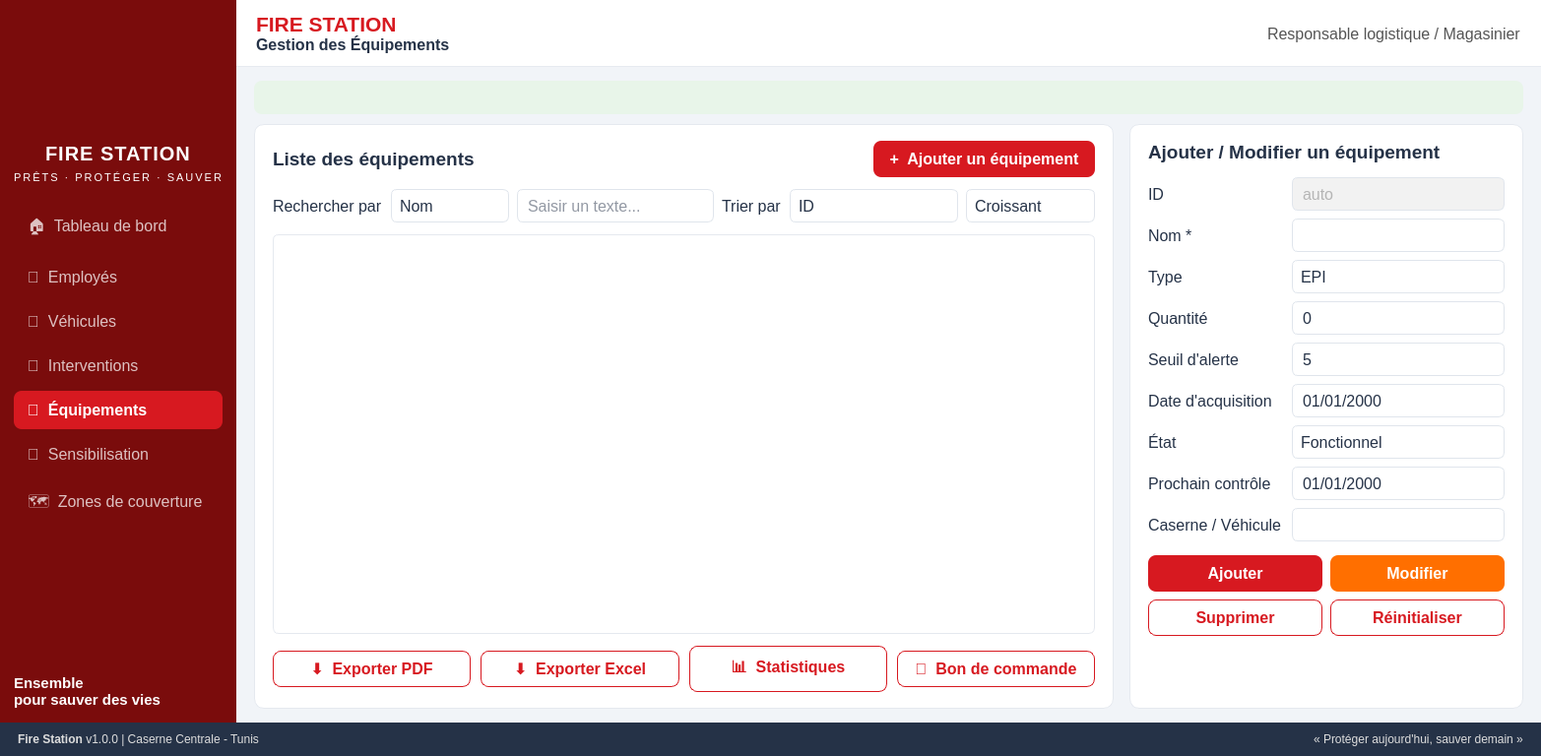
<?xml version="1.0" encoding="UTF-8"?>
<ui version="4.0">
 <class>EquipementsWindow</class>
 <widget class="QMainWindow" name="EquipementsWindow">
  <property name="geometry"><rect><x>0</x><y>0</y><width>1366</width><height>768</height></rect></property>
  <property name="windowTitle"><string>FireStation Manager - Gestion des équipements</string></property>
  <property name="styleSheet"><string notr="true">
* { font-family: "Segoe UI", Arial, sans-serif; font-size: 12pt; color: #253247; }
QMainWindow, QWidget#centralwidget { background: #f1f4f8; }

/* ---------- Sidebar ---------- */
QFrame#frameSidebar { background-color: #7a0c0c; background-image: url( :/equip/images/sidebar_firefighter.jpg); background-position: center; background-repeat: no-repeat; }
QFrame#frameSidebar QLabel { color: white; background: transparent; }
QLabel#lblNomApp { font-size: 15pt; font-weight: bold; letter-spacing: 1px; }
QLabel#lblSlogan { font-size: 8pt; letter-spacing: 2px; color: rgba(255,255,255,200); }
QLabel#lblMotto { font-size: 11pt; font-weight: bold; }
QFrame#frameSidebar QPushButton { text-align: left; padding: 10px 14px; color: white; background: transparent; border: none; border-radius: 8px; }
QFrame#frameSidebar QPushButton:disabled { color: rgba(255,255,255,190); }
QFrame#frameSidebar QPushButton#btnNavEquipements { background: #d71920; font-weight: bold; }

/* ---------- Header / footer ---------- */
QFrame#frameHeader { background: white; border-bottom: 1px solid #e6eaf0; }
QLabel#lblTitreApp { background: transparent; }
QLabel#lblUtilisateur { color: #555; background: transparent; }
QFrame#frameFooter { background: #253247; }
QFrame#frameFooter QLabel { color: #DDD; font-size: 9pt; background: transparent; }

/* ---------- Cartes ---------- */
QFrame#cardListe, QFrame#cardForm { background: white; border: 1px solid #e5e9ef; border-radius: 10px; }
QFrame#cardListe QLabel, QFrame#cardForm QLabel { background: transparent; border: none; }
QLabel#lblListeTitre, QLabel#lblFormTitre { font-size: 14pt; font-weight: bold; }
QLabel#lblAlertes { padding: 8px 12px; border-radius: 8px; background: #E8F5E9; color: #2E7D32; font-weight: bold; }

/* ---------- Champs ---------- */
QLineEdit, QComboBox, QSpinBox, QDateEdit { background: white; border: 1px solid #e0e5ec; border-radius: 6px; padding: 5px 8px; color: #253247; min-height: 22px; }
QLineEdit:focus, QComboBox:focus, QSpinBox:focus, QDateEdit:focus { border: 1px solid #d71920; }
QLineEdit:read-only { background: #F2F2F2; color: #777; }
QComboBox::drop-down, QDateEdit::drop-down { border: none; width: 26px; subcontrol-origin: padding; subcontrol-position: center right; }
QComboBox::down-arrow, QDateEdit::down-arrow { image: url( :/equip/images/arrow_down.png); width: 12px; height: 12px; }
QSpinBox::up-button { subcontrol-origin: border; subcontrol-position: top right; width: 22px; border: none; }
QSpinBox::down-button { subcontrol-origin: border; subcontrol-position: bottom right; width: 22px; border: none; }
QSpinBox::up-arrow { image: url( :/equip/images/arrow_up.png); width: 10px; height: 10px; }
QSpinBox::down-arrow { image: url( :/equip/images/arrow_down.png); width: 10px; height: 10px; }

/* ---------- Boutons ---------- */
QPushButton#btnAjouter, QPushButton#btnNouveau { background: #d71920; color: white; border: none; border-radius: 8px; padding: 9px 16px; font-weight: bold; }
QPushButton#btnAjouter:hover, QPushButton#btnNouveau:hover { background: #B71C1C; }
QPushButton#btnModifier { background: #FF6F00; color: white; border: none; border-radius: 8px; padding: 9px 16px; font-weight: bold; }
QPushButton#btnModifier:hover { background: #E65100; }
QPushButton#btnSupprimer, QPushButton#btnVider, QPushButton#btnExportPdf, QPushButton#btnExportExcel, QPushButton#btnStats, QPushButton#btnBonCommande {
    background: white; color: #d71920; border: 1px solid #d71920; border-radius: 8px; padding: 8px 14px; font-weight: bold; }
QPushButton#btnSupprimer:hover, QPushButton#btnVider:hover, QPushButton#btnExportPdf:hover, QPushButton#btnExportExcel:hover, QPushButton#btnStats:hover, QPushButton#btnBonCommande:hover { background: #FDECEA; }

/* ---------- Tableau ---------- */
QTableView { background: white; alternate-background-color: #FAFAFA; border: 1px solid #e5e9ef; border-radius: 6px; gridline-color: transparent; selection-background-color: #FDECEA; selection-color: #253247; }
QHeaderView::section { background: #f1f4f8; color: #444; padding: 8px; border: none; border-bottom: 1px solid #E0E0E0; font-weight: bold; }
</string></property>
  <widget class="QWidget" name="centralwidget"><layout class="QVBoxLayout" name="layoutRoot"><property name="spacing"><number>0</number></property><property name="leftMargin"><number>0</number></property><property name="topMargin"><number>0</number></property><property name="rightMargin"><number>0</number></property><property name="bottomMargin"><number>0</number></property><item><layout class="QHBoxLayout" name="layoutCorps"><property name="spacing"><number>0</number></property><property name="leftMargin"><number>0</number></property><property name="topMargin"><number>0</number></property><property name="rightMargin"><number>0</number></property><property name="bottomMargin"><number>0</number></property><item><widget class="QFrame" name="frameSidebar"><property name="minimumSize"><size><width>240</width><height>0</height></size></property><property name="maximumSize"><size><width>240</width><height>16777215</height></size></property><layout class="QVBoxLayout" name="layoutSidebar"><property name="spacing"><number>6</number></property><property name="leftMargin"><number>14</number></property><property name="topMargin"><number>18</number></property><property name="rightMargin"><number>14</number></property><property name="bottomMargin"><number>14</number></property><item alignment="Qt::AlignHCenter"><widget class="QLabel" name="lblLogo"><property name="minimumSize"><size><width>120</width><height>120</height></size></property><property name="maximumSize"><size><width>120</width><height>120</height></size></property><property name="pixmap"><pixmap resource="resources_equipment.qrc">:/equip/images/logo.png</pixmap></property><property name="scaledContents"><bool>true</bool></property></widget></item><item alignment="Qt::AlignHCenter"><widget class="QLabel" name="lblNomApp"><property name="text"><string>FIRE STATION</string></property></widget></item><item alignment="Qt::AlignHCenter"><widget class="QLabel" name="lblSlogan"><property name="text"><string>PRÊTS · PROTÉGER · SAUVER</string></property></widget></item><item><spacer name="spacerLogo"><property name="orientation"><enum>Qt::Vertical</enum></property><property name="sizeType"><enum>QSizePolicy::Fixed</enum></property><property name="sizeHint" stdset="0"><size><width>20</width><height>14</height></size></property></spacer></item><item><widget class="QPushButton" name="btnNavDashboard"><property name="text"><string>🏠  Tableau de bord</string></property><property name="enabled"><bool>false</bool></property><property name="toolTip"><string>Module géré par un autre membre de l'équipe</string></property></widget></item><item><widget class="QPushButton" name="btnNavEmployes"><property name="text"><string>👥  Employés</string></property><property name="enabled"><bool>false</bool></property><property name="toolTip"><string>Module géré par un autre membre de l'équipe</string></property></widget></item><item><widget class="QPushButton" name="btnNavVehicules"><property name="text"><string>🚒  Véhicules</string></property><property name="enabled"><bool>false</bool></property><property name="toolTip"><string>Module géré par un autre membre de l'équipe</string></property></widget></item><item><widget class="QPushButton" name="btnNavInterventions"><property name="text"><string>🚨  Interventions</string></property><property name="enabled"><bool>false</bool></property><property name="toolTip"><string>Module géré par un autre membre de l'équipe</string></property></widget></item><item><widget class="QPushButton" name="btnNavEquipements"><property name="text"><string>🧰  Équipements</string></property></widget></item><item><widget class="QPushButton" name="btnNavSensibilisation"><property name="text"><string>📣  Sensibilisation</string></property><property name="enabled"><bool>false</bool></property><property name="toolTip"><string>Module géré par un autre membre de l'équipe</string></property></widget></item><item><widget class="QPushButton" name="btnNavZones"><property name="text"><string>🗺  Zones de couverture</string></property><property name="enabled"><bool>false</bool></property><property name="toolTip"><string>Module géré par un autre membre de l'équipe</string></property></widget></item><item><spacer name="spacerNav"><property name="orientation"><enum>Qt::Vertical</enum></property><property name="sizeType"><enum>QSizePolicy::Expanding</enum></property><property name="sizeHint" stdset="0"><size><width>20</width><height>40</height></size></property></spacer></item><item><widget class="QLabel" name="lblMotto"><property name="text"><string>Ensemble
pour sauver des vies</string></property></widget></item></layout></widget></item><item><widget class="QWidget" name="widgetPrincipal"><layout class="QVBoxLayout" name="layoutPrincipal"><property name="spacing"><number>0</number></property><property name="leftMargin"><number>0</number></property><property name="topMargin"><number>0</number></property><property name="rightMargin"><number>0</number></property><property name="bottomMargin"><number>0</number></property><item><widget class="QFrame" name="frameHeader"><property name="minimumSize"><size><width>0</width><height>68</height></size></property><property name="maximumSize"><size><width>16777215</width><height>68</height></size></property><layout class="QHBoxLayout" name="layoutHeader"><property name="spacing"><number>8</number></property><property name="leftMargin"><number>20</number></property><property name="topMargin"><number>0</number></property><property name="rightMargin"><number>20</number></property><property name="bottomMargin"><number>0</number></property><item><widget class="QLabel" name="lblTitreApp"><property name="text"><string>&lt;span style=" font-size:16pt; font-weight:700; color:#d71920;"&gt;FIRE STATION&lt;/span&gt;&lt;br/&gt;&lt;span style=" font-size:12pt; font-weight:600;"&gt;Gestion des Équipements&lt;/span&gt;</string></property></widget></item><item><spacer name="spacerHeader"><property name="orientation"><enum>Qt::Horizontal</enum></property><property name="sizeType"><enum>QSizePolicy::Expanding</enum></property><property name="sizeHint" stdset="0"><size><width>40</width><height>20</height></size></property></spacer></item><item><widget class="QLabel" name="lblUtilisateur"><property name="text"><string>Responsable logistique / Magasinier</string></property></widget></item></layout></widget></item><item><widget class="QWidget" name="widgetBody"><layout class="QVBoxLayout" name="layoutBody"><property name="spacing"><number>10</number></property><property name="leftMargin"><number>18</number></property><property name="topMargin"><number>14</number></property><property name="rightMargin"><number>18</number></property><property name="bottomMargin"><number>14</number></property><item><widget class="QLabel" name="lblAlertes"><property name="text"><string></string></property></widget></item><item><layout class="QHBoxLayout" name="layoutCartes"><property name="spacing"><number>16</number></property><property name="leftMargin"><number>0</number></property><property name="topMargin"><number>0</number></property><property name="rightMargin"><number>0</number></property><property name="bottomMargin"><number>0</number></property><item><widget class="QFrame" name="cardListe"><layout class="QVBoxLayout" name="layoutCardListe"><property name="spacing"><number>12</number></property><property name="leftMargin"><number>18</number></property><property name="topMargin"><number>16</number></property><property name="rightMargin"><number>18</number></property><property name="bottomMargin"><number>16</number></property><item><layout class="QHBoxLayout" name="layoutListeTitre"><property name="spacing"><number>8</number></property><property name="leftMargin"><number>0</number></property><property name="topMargin"><number>0</number></property><property name="rightMargin"><number>0</number></property><property name="bottomMargin"><number>0</number></property><item><widget class="QLabel" name="lblListeTitre"><property name="text"><string>Liste des équipements</string></property></widget></item><item><spacer name="spacerListe"><property name="orientation"><enum>Qt::Horizontal</enum></property><property name="sizeType"><enum>QSizePolicy::Expanding</enum></property><property name="sizeHint" stdset="0"><size><width>40</width><height>20</height></size></property></spacer></item><item><widget class="QPushButton" name="btnNouveau"><property name="text"><string>+  Ajouter un équipement</string></property></widget></item></layout></item><item><layout class="QHBoxLayout" name="layoutRecherche"><property name="spacing"><number>8</number></property><property name="leftMargin"><number>0</number></property><property name="topMargin"><number>0</number></property><property name="rightMargin"><number>0</number></property><property name="bottomMargin"><number>0</number></property><item><widget class="QLabel" name="lblRechercher"><property name="text"><string>Rechercher par</string></property></widget></item><item><widget class="QComboBox" name="cbChampRecherche"><item><property name="text"><string>Nom</string></property></item><item><property name="text"><string>Type</string></property></item><item><property name="text"><string>État</string></property></item><item><property name="text"><string>Affectation</string></property></item></widget></item><item><widget class="QLineEdit" name="leRecherche"><property name="minimumSize"><size><width>200</width><height>0</height></size></property><property name="maximumSize"><size><width>16777215</width><height>16777215</height></size></property><property name="placeholderText"><string>Saisir un texte...</string></property><property name="clearButtonEnabled"><bool>true</bool></property></widget></item><item><widget class="QLabel" name="lblTrier"><property name="text"><string>Trier par</string></property></widget></item><item><widget class="QComboBox" name="cbTri"><item><property name="text"><string>ID</string></property></item><item><property name="text"><string>Nom</string></property></item><item><property name="text"><string>Type</string></property></item><item><property name="text"><string>Quantité</string></property></item><item><property name="text"><string>Date d'acquisition</string></property></item><item><property name="text"><string>État</string></property></item><item><property name="text"><string>Prochain contrôle</string></property></item></widget></item><item><widget class="QComboBox" name="cbOrdre"><item><property name="text"><string>Croissant</string></property></item><item><property name="text"><string>Décroissant</string></property></item></widget></item></layout></item><item><widget class="QTableView" name="tableView"><property name="alternatingRowColors"><bool>true</bool></property><property name="showGrid"><bool>false</bool></property><attribute name="verticalHeaderVisible"><bool>false</bool></attribute></widget></item><item><layout class="QHBoxLayout" name="layoutExports"><property name="spacing"><number>10</number></property><property name="leftMargin"><number>0</number></property><property name="topMargin"><number>0</number></property><property name="rightMargin"><number>0</number></property><property name="bottomMargin"><number>0</number></property><item><widget class="QPushButton" name="btnExportPdf"><property name="text"><string>⬇  Exporter PDF</string></property></widget></item><item><widget class="QPushButton" name="btnExportExcel"><property name="text"><string>⬇  Exporter Excel</string></property></widget></item><item><widget class="QPushButton" name="btnStats"><property name="text"><string>📊  Statistiques</string></property></widget></item><item><widget class="QPushButton" name="btnBonCommande"><property name="text"><string>🧾  Bon de commande</string></property></widget></item></layout></item></layout></widget></item><item><widget class="QFrame" name="cardForm"><property name="minimumSize"><size><width>400</width><height>0</height></size></property><property name="maximumSize"><size><width>400</width><height>16777215</height></size></property><layout class="QVBoxLayout" name="layoutCardForm"><property name="spacing"><number>14</number></property><property name="leftMargin"><number>18</number></property><property name="topMargin"><number>16</number></property><property name="rightMargin"><number>18</number></property><property name="bottomMargin"><number>16</number></property><item><widget class="QLabel" name="lblFormTitre"><property name="text"><string>Ajouter / Modifier un équipement</string></property></widget></item><item><layout class="QGridLayout" name="gridForm"><property name="verticalSpacing"><number>8</number></property><property name="horizontalSpacing"><number>10</number></property><item row="0" column="0"><widget class="QLabel" name="lblF0"><property name="text"><string>ID</string></property></widget></item><item row="0" column="1"><widget class="QLineEdit" name="leId"><property name="readOnly"><bool>true</bool></property><property name="placeholderText"><string>auto</string></property></widget></item><item row="1" column="0"><widget class="QLabel" name="lblF1"><property name="text"><string>Nom *</string></property></widget></item><item row="1" column="1"><widget class="QLineEdit" name="leNom"></widget></item><item row="2" column="0"><widget class="QLabel" name="lblF2"><property name="text"><string>Type</string></property></widget></item><item row="2" column="1"><widget class="QComboBox" name="cbType"><item><property name="text"><string>EPI</string></property></item><item><property name="text"><string>Matériel de sauvetage</string></property></item><item><property name="text"><string>Extincteur</string></property></item><item><property name="text"><string>Tuyaux</string></property></item><item><property name="text"><string>Autre</string></property></item></widget></item><item row="3" column="0"><widget class="QLabel" name="lblF3"><property name="text"><string>Quantité</string></property></widget></item><item row="3" column="1"><widget class="QSpinBox" name="sbQuantite"><property name="maximum"><number>100000</number></property><property name="value"><number>0</number></property></widget></item><item row="4" column="0"><widget class="QLabel" name="lblF4"><property name="text"><string>Seuil d'alerte</string></property></widget></item><item row="4" column="1"><widget class="QSpinBox" name="sbSeuil"><property name="maximum"><number>100000</number></property><property name="value"><number>5</number></property></widget></item><item row="5" column="0"><widget class="QLabel" name="lblF5"><property name="text"><string>Date d'acquisition</string></property></widget></item><item row="5" column="1"><widget class="QDateEdit" name="deAcquisition"><property name="calendarPopup"><bool>true</bool></property><property name="displayFormat"><string>dd/MM/yyyy</string></property></widget></item><item row="6" column="0"><widget class="QLabel" name="lblF6"><property name="text"><string>État</string></property></widget></item><item row="6" column="1"><widget class="QComboBox" name="cbEtat"><item><property name="text"><string>Fonctionnel</string></property></item><item><property name="text"><string>En panne</string></property></item><item><property name="text"><string>En réparation</string></property></item></widget></item><item row="7" column="0"><widget class="QLabel" name="lblF7"><property name="text"><string>Prochain contrôle</string></property></widget></item><item row="7" column="1"><widget class="QDateEdit" name="deControle"><property name="calendarPopup"><bool>true</bool></property><property name="displayFormat"><string>dd/MM/yyyy</string></property></widget></item><item row="8" column="0"><widget class="QLabel" name="lblF8"><property name="text"><string>Caserne / Véhicule</string></property></widget></item><item row="8" column="1"><widget class="QLineEdit" name="leAffectation"></widget></item></layout></item><item><layout class="QGridLayout" name="gridBtns"><property name="spacing"><number>8</number></property><item row="0" column="0"><widget class="QPushButton" name="btnAjouter"><property name="text"><string>Ajouter</string></property></widget></item><item row="0" column="1"><widget class="QPushButton" name="btnModifier"><property name="text"><string>Modifier</string></property></widget></item><item row="1" column="0"><widget class="QPushButton" name="btnSupprimer"><property name="text"><string>Supprimer</string></property></widget></item><item row="1" column="1"><widget class="QPushButton" name="btnVider"><property name="text"><string>Réinitialiser</string></property></widget></item></layout></item><item><spacer name="spacerForm"><property name="orientation"><enum>Qt::Vertical</enum></property><property name="sizeType"><enum>QSizePolicy::Expanding</enum></property><property name="sizeHint" stdset="0"><size><width>20</width><height>10</height></size></property></spacer></item></layout></widget></item></layout></item></layout></widget></item></layout></widget></item></layout></item><item><widget class="QFrame" name="frameFooter"><property name="minimumSize"><size><width>0</width><height>34</height></size></property><property name="maximumSize"><size><width>16777215</width><height>34</height></size></property><layout class="QHBoxLayout" name="layoutFooter"><property name="spacing"><number>8</number></property><property name="leftMargin"><number>18</number></property><property name="topMargin"><number>0</number></property><property name="rightMargin"><number>18</number></property><property name="bottomMargin"><number>0</number></property><item><widget class="QLabel" name="lblFooterG"><property name="text"><string>&lt;b&gt;Fire Station&lt;/b&gt;   v1.0.0   |   Caserne Centrale - Tunis</string></property></widget></item><item><spacer name="spacerFooter"><property name="orientation"><enum>Qt::Horizontal</enum></property><property name="sizeType"><enum>QSizePolicy::Expanding</enum></property><property name="sizeHint" stdset="0"><size><width>40</width><height>20</height></size></property></spacer></item><item><widget class="QLabel" name="lblFooterD"><property name="text"><string>« Protéger aujourd'hui, sauver demain »</string></property></widget></item></layout></widget></item></layout></widget>
 </widget>
 <resources><include location="resources.qrc"/></resources>
 <connections/>
</ui>
